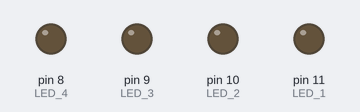
Recording of a program running on a simulated Arduino Uno, built with avr-gcc and run on an emulated ATmega328P. Parts: output pins drawn as LEDs (lit = HIGH).

Above: at 0.1 s.
At 5.1 s:
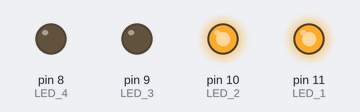
At 11.1 s:
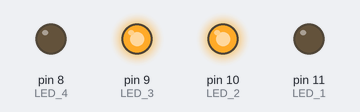
At 19.1 s:
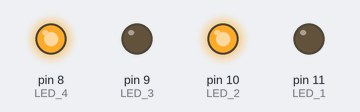
At 29.1 s:
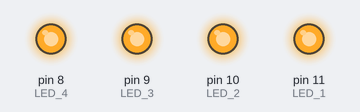
At 39.1 s:
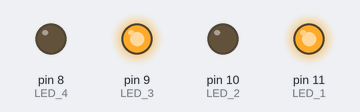
Timing chart, 0 to 40.0 s (numbered marks = the images above):
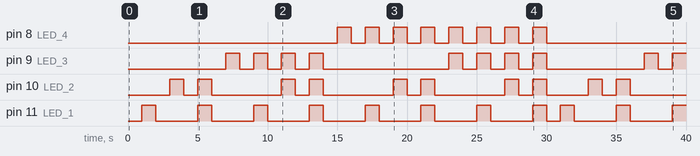

The program:

main.cpp
```cpp
#include <Arduino.h>
#include <stdint.h>

uint8_t const LED_1 = 11;
uint8_t const LED_2 = 10;
uint8_t const LED_3 = 9;
uint8_t const LED_4 = 8;

uint8_t count = 1; // 1 - 15

void setup()
{
  pinMode(LED_1, OUTPUT);
  pinMode(LED_2, OUTPUT);
  pinMode(LED_3, OUTPUT);
  pinMode(LED_4, OUTPUT);
}

void loop()
{
  if (count > 15)
  {
    count = 1;
  }

  digitalWrite(LED_1, LOW);
  digitalWrite(LED_2, LOW);
  digitalWrite(LED_3, LOW);
  digitalWrite(LED_4, LOW);
  delay(1000);

  digitalWrite(LED_1, (count & 0b0001) ? HIGH : LOW);
  digitalWrite(LED_2, (count & 0b0010) ? HIGH : LOW);
  digitalWrite(LED_3, (count & 0b0100) ? HIGH : LOW);
  digitalWrite(LED_4, (count & 0b1000) ? HIGH : LOW);
  delay(1000);

  count++;
}
```

Measured:
- by itself, pin 8 (LED_4): LOW → HIGH at 15.0 s, → LOW 1.0 s later, → HIGH 1.0 s later, → LOW 1.0 s later, … (16 changes in this stretch)
- by itself, pin 9 (LED_3): LOW → HIGH at 7.0 s, → LOW 1.0 s later, → HIGH 1.0 s later, → LOW 1.0 s later, … (19 changes in this stretch)
- by itself, pin 10 (LED_2): LOW → HIGH at 3.0 s, → LOW 1.0 s later, → HIGH 1.0 s later, → LOW 1.0 s later, … (20 changes in this stretch)
- by itself, pin 11 (LED_1): LOW → HIGH at 1.0 s, → LOW 1.0 s later, → HIGH 3.0 s later, → LOW 1.0 s later, … (21 changes in this stretch)
